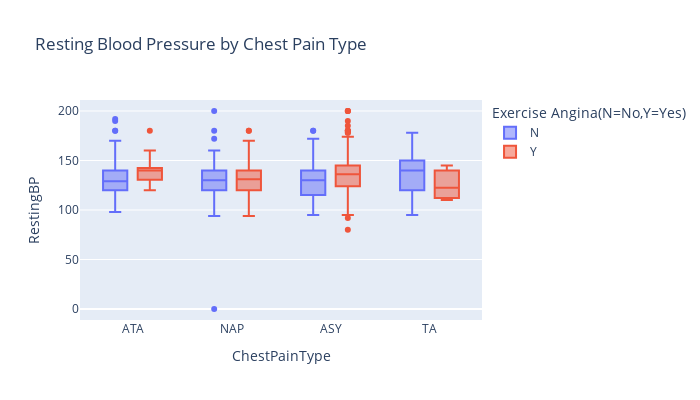

Notebook source saved alongside this figure:
### Markdown cell above
### Box Plot

### Code cell
# box plot of RestingBP by ChestPainType
fig = px.box(df,x='ChestPainType',y='RestingBP',color='ExerciseAngina',title='Resting Blood Pressure by Chest Pain Type',labels={'ExerciseAngina':'Exercise Angina(N=No,Y=Yes)'})
fig.update_layout(width=700,height=400)
fig.show()

### Figure 1 — Plotly figure (JSON) as saved in the notebook; plotly's stock layout.template omitted (floating-point values rounded to 4 significant figures; data arrays with more than 128 entries replaced by an {"elided": "..."} marker saying what was removed)
{"data": [{"alignmentgroup": "True", "hovertemplate": "Exercise Angina(N=No,Y=Yes)=N<br>ChestPainType=%{x}<br>RestingBP=%{y}<extra></extra>", "legendgroup": "N", "marker": {"color": "#636efa"}, "name": "N", "notched": false, "offsetgroup": "N", "orientation": "v", "showlegend": true, "type": "box", "x": {"elided": "547 str values"}, "x0": " ", "xaxis": "x", "y": {"elided": "547 int values"}, "y0": " ", "yaxis": "y"}, {"alignmentgroup": "True", "hovertemplate": "Exercise Angina(N=No,Y=Yes)=Y<br>ChestPainType=%{x}<br>RestingBP=%{y}<extra></extra>", "legendgroup": "Y", "marker": {"color": "#EF553B"}, "name": "Y", "notched": false, "offsetgroup": "Y", "orientation": "v", "showlegend": true, "type": "box", "x": {"elided": "371 str values"}, "x0": " ", "xaxis": "x", "y": {"elided": "371 int values"}, "y0": " ", "yaxis": "y"}], "layout": {"boxmode": "group", "height": 400, "legend": {"title": {"text": "Exercise Angina(N=No,Y=Yes)"}, "tracegroupgap": 0}, "title": {"text": "Resting Blood Pressure by Chest Pain Type"}, "width": 700, "xaxis": {"anchor": "y", "autorange": true, "domain": [0, 1], "range": [-0.5319, 3.532], "title": {"text": "ChestPainType"}, "type": "category"}, "yaxis": {"anchor": "x", "autorange": true, "domain": [0, 1], "range": [-11.11, 211.1], "title": {"text": "RestingBP"}, "type": "linear"}}}
